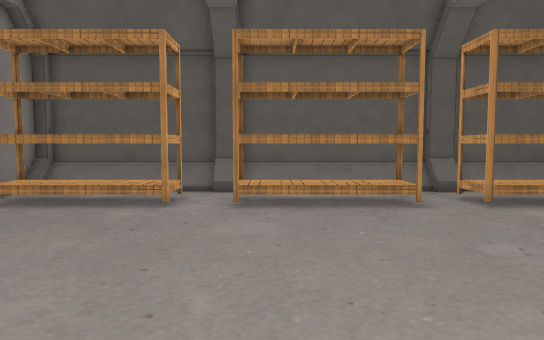
view 1 (above)

15 first-person views from a walk through a level from a Godot 3-D game. The camera is 1.5 m above the floor, tilts 4° down and sees 70° across. The floor is counted in squares, 1 m on a side. Each view is taken from the middle of a square. On the plan, view 1 faces up. The plan holds only what a view shows up to about 17 squares ahead; the rest is blank. Some surface patterns are stand-ins.

view 2
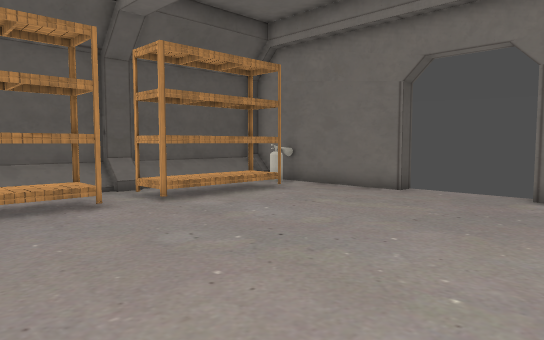

view 3
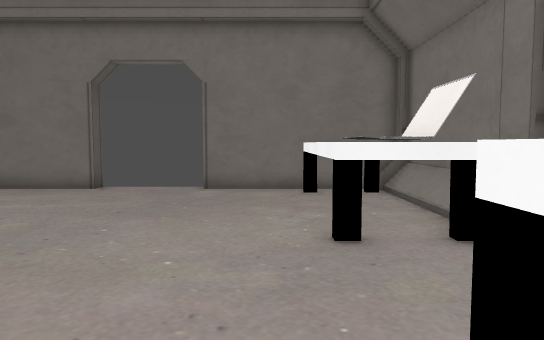

view 4
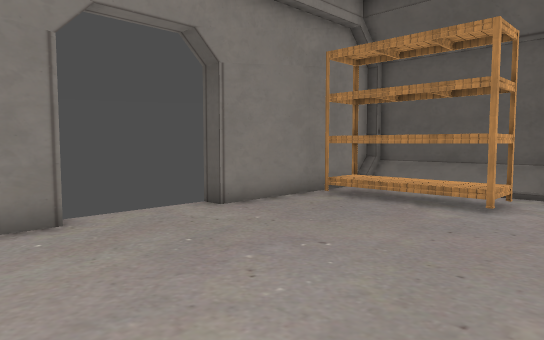

view 5
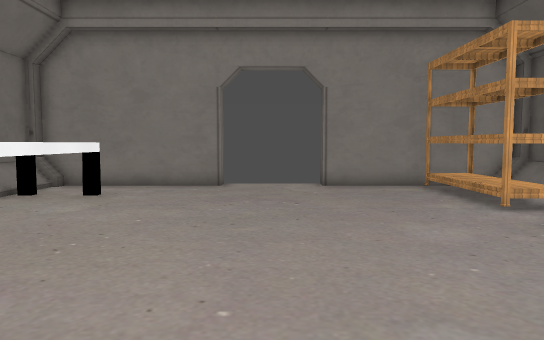

view 6
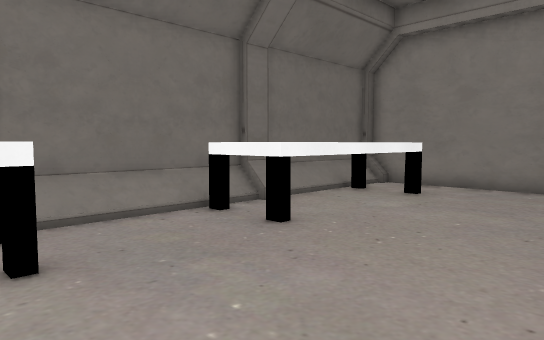

view 7
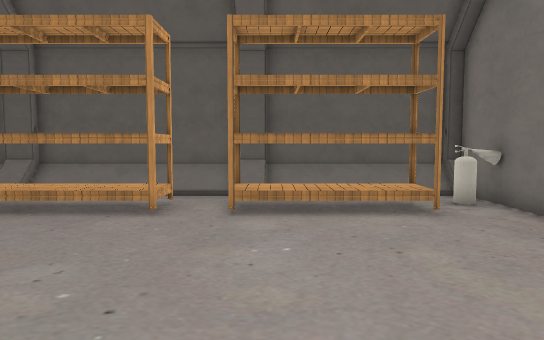

view 8
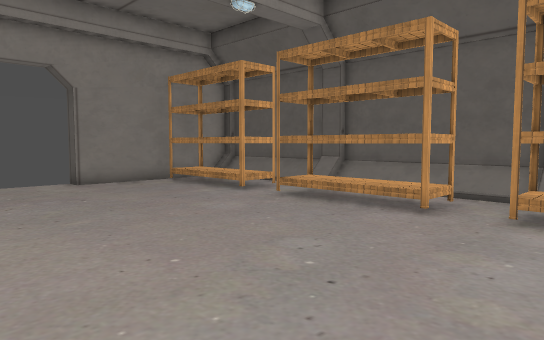

view 9
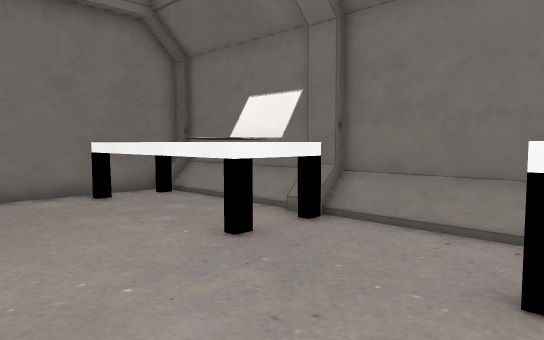

view 10
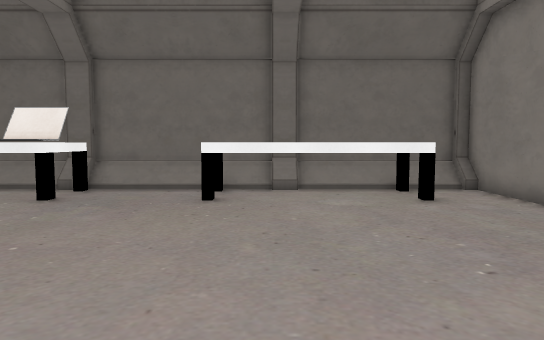

view 11
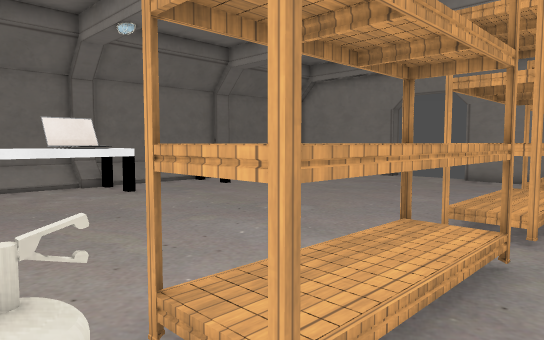

view 12
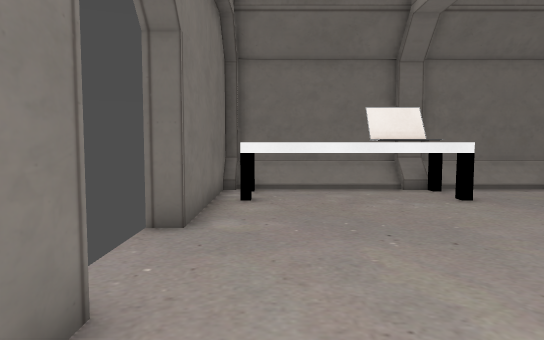

view 13
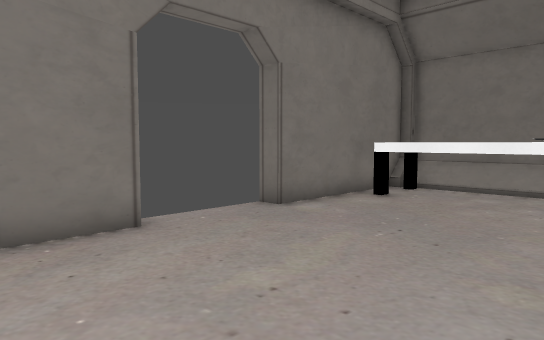

view 14
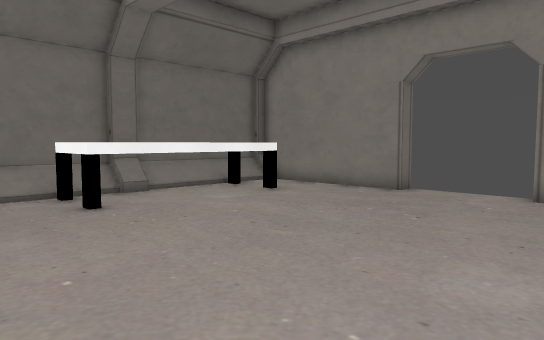

view 15
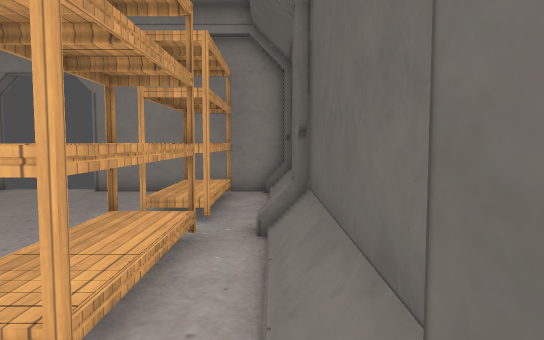

### Floor plan
Key: @ floor where view 1 was taken; # wall or solid block; x gap in a wall; . floor; / step, stairs or slope; ^ raised ledge; S shelf; E fire extinguisher; L laptop.
Columns run from 8 left of view 1 to 12 right of it. Each row starts with its distance up from view 1.
 13 #####################
 12 #///////////////////#
 11 #..................E#
 10 #SSSSS.SSSSS.SSSSS.E#
  9 #.SSSS..SSSS..SSSS..#
  8 #...................#
  7 #...................#
  6 #...................#
  5 .....................
  4 .....................
  3 .....................
  2 #...................#
  1 #...................#
  0 #.......@...........#
 -1 #..^^^^^^....^LL^^^x#
 -2 #..^     ^...LLL^  ^#
 -3 #..^^^^^^^...L##^^^^#
 -4 #####################

Positions as (right, up) in squares from view 1, and headings:
1: (0, 0), facing up
2: (0, 0), facing up-right
3: (-1, 0), facing right
4: (0, 0), facing up-left
5: (6, 4), facing left
6: (6, 4), facing down-left
7: (6, 1), facing up
8: (7, 1), facing up-left
9: (0, 3), facing down-right
10: (-1, 9), facing down
11: (11, 12), facing down-left
12: (10, 9), facing down
13: (5, 9), facing down-right
14: (4, 8), facing down-left
15: (6, 12), facing left
